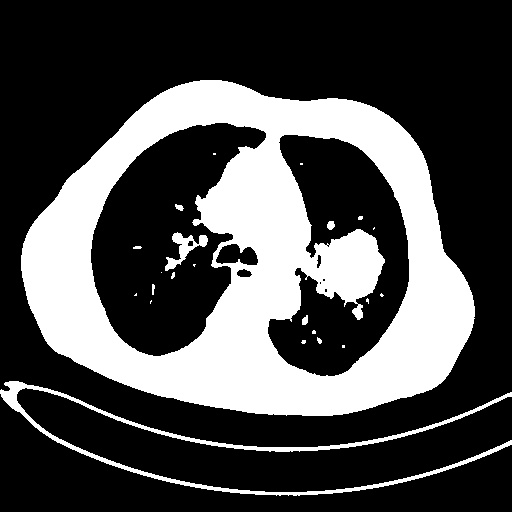
#> input picture Code/thresh.jpg, 512 x 512 px, found by its file name
$ python contour.py   (older library calls are emulated)
#> lines starting #> are read from the running program, lines starting #| are printed output that depends on the picture; after the words box and inside, x2 and y2 are one past the last pixel; in counts of white or black regions, pixels touching at a corner belong together
# import the necessary packages
from skimage.feature import peak_local_max
from skimage.morphology import watershed
from scipy import ndimage
import numpy as np
import argparse
import imutils
import cv2

# construct the argument parse and parse the arguments
# ap = argparse.ArgumentParser()
# ap.add_argument("-i", "--image", required=True,
# 	help="path to input image")
# args = vars(ap.parse_args())

# # load the image and perform pyramid mean shift filtering
# # to aid the thresholding step
image = cv2.imread('C:/Users/Aayush1999/Desktop/ACE/Final Year Project/Cancer Care/Implementation/Code/thresh.jpg')
#> image is the input picture: shape (512, 512, 3); min 0, max 255, mean 76.4
shifted = cv2.pyrMeanShiftFiltering(image, 21, 51)
cv2.imshow("Input", image)

# convert the mean shift image to grayscale, then apply
# Otsu's thresholding
gray = cv2.cvtColor(shifted, cv2.COLOR_BGR2GRAY)
thresh = cv2.threshold(gray, 0, 255, cv2.THRESH_BINARY | cv2.THRESH_OTSU)[1]
#> thresh: shape (512, 512); 29.9% white; 23 white regions (13 under 20 px), largest, box (x1, y1, x2, y2) and area: (21, 80, 475, 416) 73125, (0, 381, 512, 496) 4479, (165, 232, 208, 271) 561
cv2.imshow("Thresh", thresh)
cv2.imwrite("C:/Users/Aayush1999/Desktop/ACE/Final Year Project/Cancer Care/Implementation/Code/thresh.jpg", thresh)

# compute the exact Euclidean distance from every binary
# pixel to the nearest zero pixel, then find peaks in this distance map
D = ndimage.distance_transform_edt(thresh)
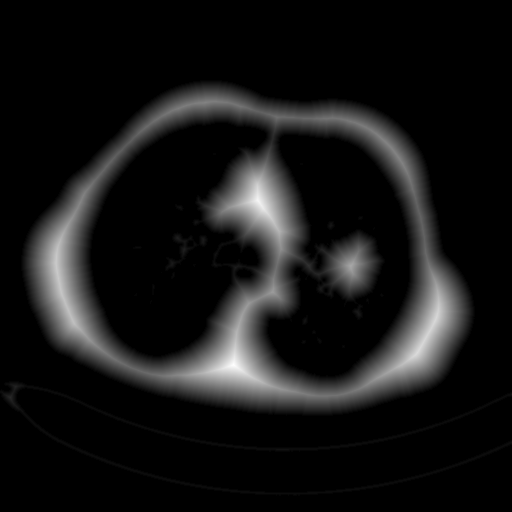
#> D: shape (512, 512) float64; min 0, max 44.55, mean 3.8; drawn with min black and max white
localMax = peak_local_max(D, indices=False, min_distance=20, labels=thresh)
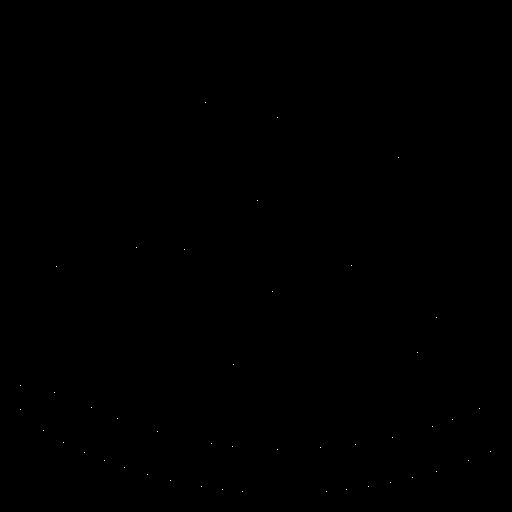
#> localMax: shape (512, 512) bool; 0.02% white in thin lines or dots, all inside (x1, y1, x2, y2) = (20, 102, 491, 492)

# perform a connected component analysis on the local peaks,
# using 8-connectivity, then appy the Watershed algorithm with active countors.
markers = ndimage.label(localMax, structure=np.ones((3, 3)))[0]
#> markers: shape (512, 512) int32; 46 distinct labels, from 0 to 45
labels = watershed(-D, markers, mask=thresh)
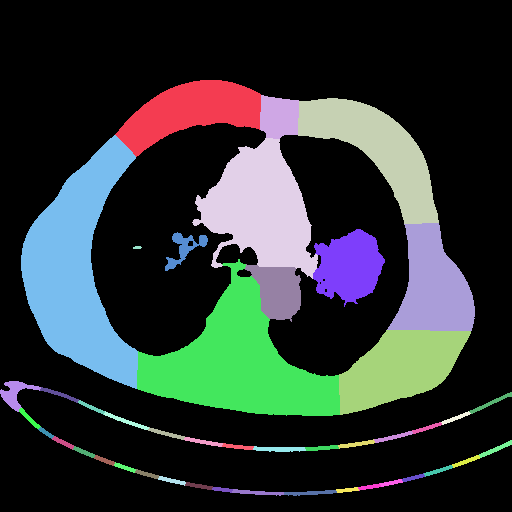
#> labels: shape (512, 512) int32; 46 distinct labels, from 0 to 45; one colour per label, 0 black
print("[INFO] {} unique segments found".format(len(np.unique(labels)) - 1))
#| [INFO] 45 unique segments found

# loop over the unique labels returned by the Watershed
# algorithm
for label in np.unique(labels):
	# if the label is zero, we are examining the 'background'
	# so simply ignore it
	if label == 0:
		continue

	# otherwise, allocate memory for the label region and draw
	# it on the mask
	mask = np.zeros(gray.shape, dtype="uint8")
	mask[labels == label] = 255

	# detect contours in the mask and grab the largest one
	cnts = cv2.findContours(mask.copy(), cv2.RETR_EXTERNAL,
		cv2.CHAIN_APPROX_SIMPLE)
	cnts = imutils.grab_contours(cnts)
	c = max(cnts, key=cv2.contourArea)

	# draw a circle enclosing the object
	((x, y), r) = cv2.minEnclosingCircle(c)
	cv2.circle(image, (int(x), int(y)), int(r), (0, 255, 0), 2)
#> this loop made 46 passes
#> (x, y, r) on passes 2, 3, 4, 5, 7, 8, 9, 10, 11, 12, 13, 14: (187.5, 114, 75.21), (279, 114.5, 26.54), (368.5, 161.5, 92.14), (268.5, 214.7, 76.81), (185.5, 253, 26.63), (347.2, 266.4, 39.77), (125, 261.5, 127), (268.5, 292.5, 36.31), (429.6, 282, 63.4), (405, 372.5, 77.12), (242.4, 366.5, 107.6), (20.15, 391, 20.25)
#> (cnts, x, y, r) on pass 6: (1 contour, all with area under 20, 137, 247.5, 4.03)
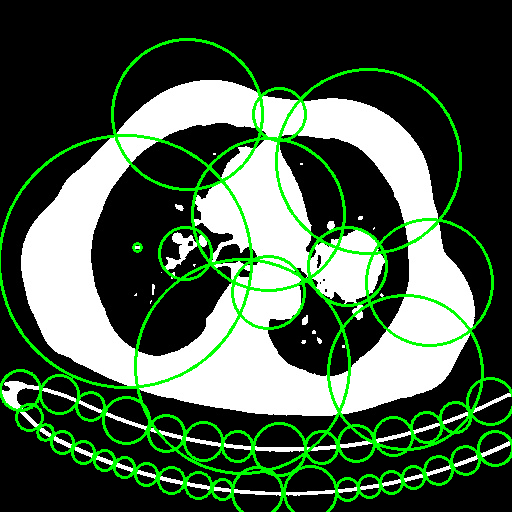
#> image: shape (512, 512, 3); 8.36% of pixels changed, all inside (x1, y1, x2, y2) = (0, 38, 512, 512)
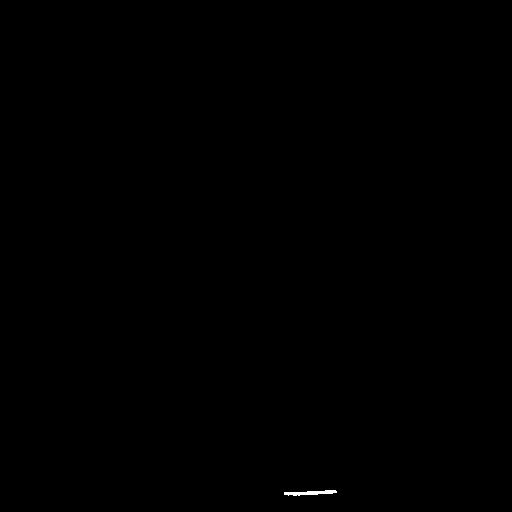
#> mask: shape (512, 512); 0.07% white; 1 white region, box (x1, y1, x2, y2) and area: (284, 490, 337, 496) 184
	# cv2.putText(image, "#{}".format(label), (int(x) - 10, int(y)),
	# 	cv2.FONT_HERSHEY_SIMPLEX, 0.6, (0, 0, 255), 2)

##########################
mask = np.zeros(image.shape[:2], np.uint8)
new_img = cv2.bitwise_and(image, image, mask=mask)
#> new_img: shape (512, 512, 3); every value is 0
cv2.imshow("Image with background removed", new_img)


# show the output image
cv2.imshow("Output", image)
cv2.imwrite("../Result/Test/contour.jpg",image)
cv2.waitKey(0)
